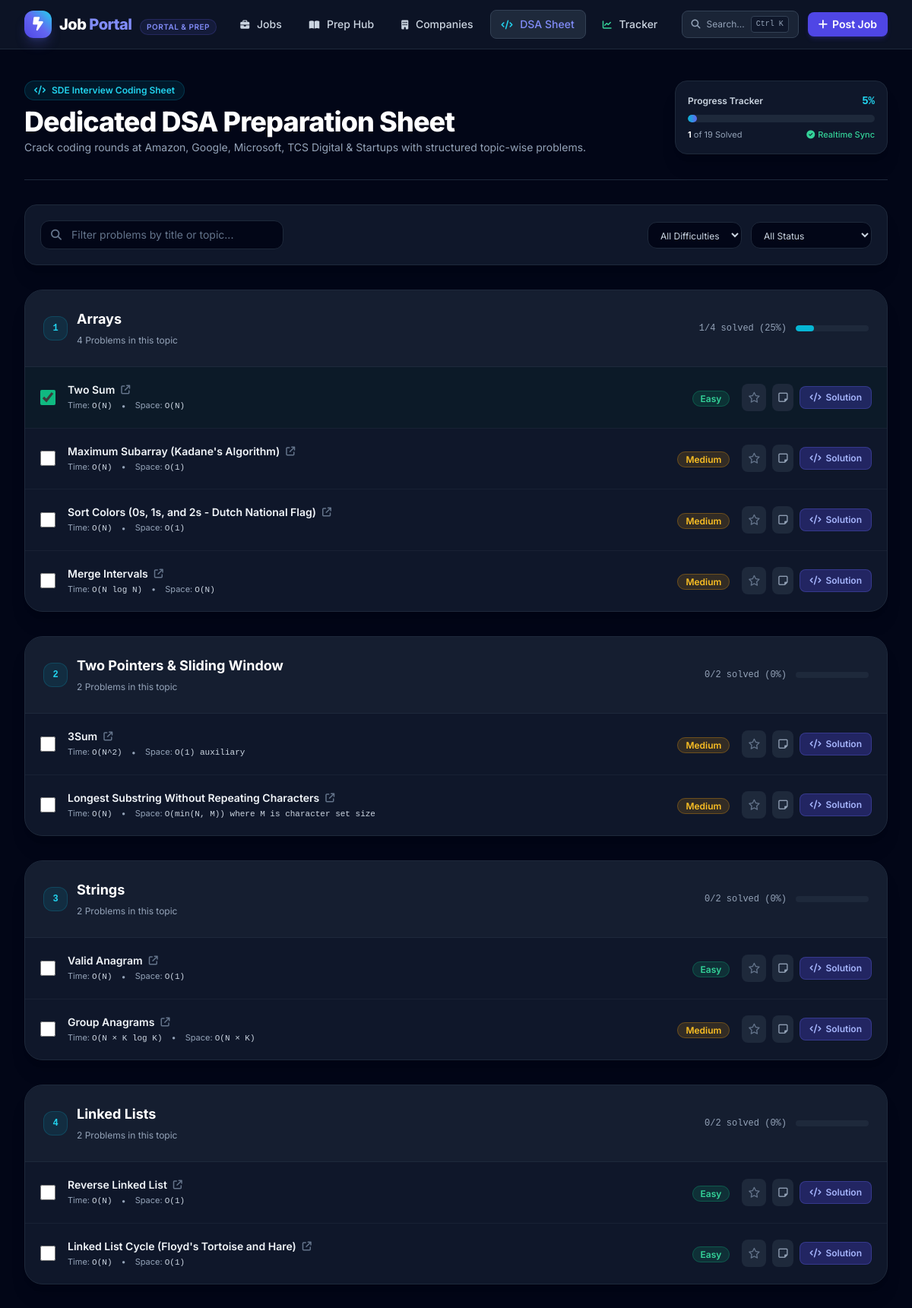
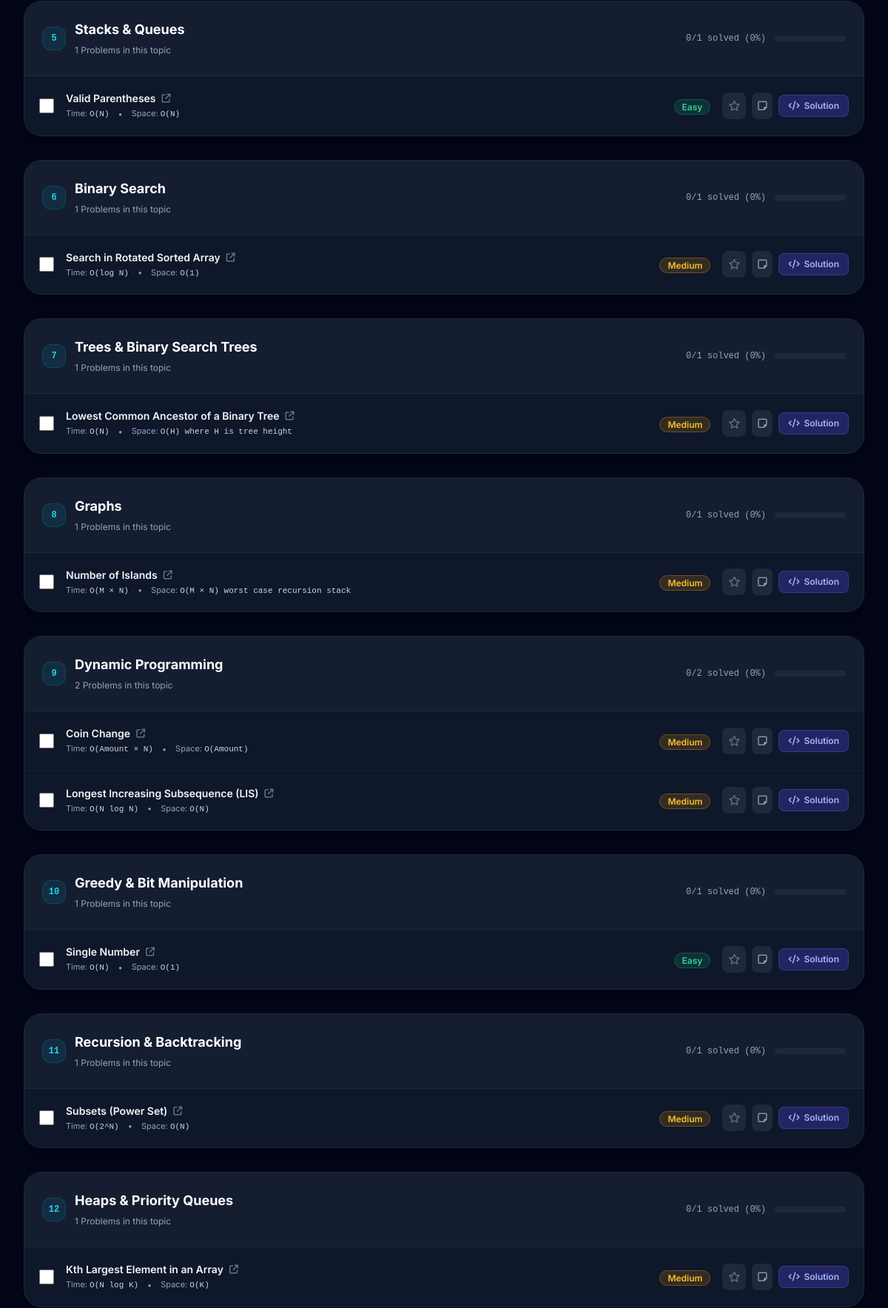
The app's page /dsa (upper part) with its own data (2 pictures, top to bottom).
### models.py (models this page shows)
class DSAProblem(db.Model):
    __tablename__ = 'dsa_problems'
    id = db.Column(db.Integer, primary_key=True)
    topic = db.Column(db.String(80), nullable=False) # Arrays, Two Pointers, Strings, Linked Lists, etc.
    title = db.Column(db.String(180), nullable=False)
    difficulty = db.Column(db.String(20), nullable=False) # Easy, Medium, Hard
    leetcode_url = db.Column(db.String(255), nullable=True)
    gfg_url = db.Column(db.String(255), nullable=True)
    description = db.Column(db.Text, nullable=True)
    approach = db.Column(db.Text, nullable=True)
    time_complexity = db.Column(db.String(80), nullable=True)
    space_complexity = db.Column(db.String(80), nullable=True)
    code_python = db.Column(db.Text, nullable=True)
    code_cpp = db.Column(db.Text, nullable=True)
    code_java = db.Column(db.Text, nullable=True)
    order_index = db.Column(db.Integer, default=0)
    progress = db.relationship('UserProgress', backref='problem', lazy=True, cascade='all, delete-orphan')
    def to_dict(self, user_status=None):
        return {
            'id': self.id,
            'topic': self.topic,
            'title': self.title,
            'difficulty': self.difficulty,
            'leetcode_url': self.leetcode_url,
            'gfg_url': self.gfg_url,
            'description': self.description,
            'approach': self.approach,
            'time_complexity': self.time_complexity,
            'space_complexity': self.space_complexity,
            'code_python': self.code_python,
            'code_cpp': self.code_cpp,
            'code_java': self.code_java,
            'order_index': self.order_index,
            'is_solved': user_status.is_solved if user_status else False,
            'is_revision': user_status.is_revision if user_status else False,
            'user_notes': user_status.notes if user_status else ''
        }

### app.py (the view)
@app.route('/dsa')
def dsa():
    topics = [
        "Arrays",
        "Two Pointers & Sliding Window",
        "Strings",
        "Linked Lists",
        "Stacks & Queues",
        "Binary Search",
        "Trees & Binary Search Trees",
        "Graphs",
        "Dynamic Programming",
        "Greedy & Bit Manipulation",
        "Recursion & Backtracking",
        "Heaps & Priority Queues"
    ]
    problems = DSAProblem.query.order_by(DSAProblem.order_index).all()
    progress_map = {p.problem_id: p for p in UserProgress.query.all()}
    total_count = len(problems)
    solved_count = sum(1 for p in problems if progress_map.get(p.id) and progress_map[p.id].is_solved)
    percentage = round((solved_count / total_count * 100) if total_count > 0 else 0)
    topic_stats = {}
    for t in topics:
        probs = [p for p in problems if p.topic == t]
        tot = len(probs)
        sol = sum(1 for p in probs if progress_map.get(p.id) and progress_map[p.id].is_solved)
        topic_stats[t] = {
            'total': tot,
            'solved': sol,
            'percent': round((sol / tot * 100) if tot > 0 else 0)
        }
    problems_dict = {p.id: p.to_dict(progress_map.get(p.id)) for p in problems}
    problems_json = json.dumps(problems_dict)
    return render_template(
        'dsa.html',
        topics=topics,
        problems=problems,
        progress_map=progress_map,
        total_count=total_count,
        solved_count=solved_count,
        percentage=percentage,
        topic_stats=topic_stats,
        problems_json=problems_json
    )

### templates/dsa.html (shortened to what this page needs)
{% extends 'base.html' %}
{% block content %}
<div class="max-w-7xl mx-auto px-4 sm:px-6 lg:px-8 py-10">
  <div class="flex flex-col md:flex-row md:items-center justify-between pb-8 border-b border-slate-800 gap-4">
    <div>
      <div class="inline-flex items-center space-x-2 px-3 py-1 rounded-full bg-cyan-500/10 border border-cyan-500/20 text-cyan-400 text-xs font-semibold mb-2">
        <i class="fa-solid fa-code"></i>
        <span>SDE Interview Coding Sheet</span>
      </div>
      <h1 class="text-3xl sm:text-4xl font-extrabold text-white tracking-tight">Dedicated DSA Preparation Sheet</h1>
      <p class="text-sm text-slate-400 mt-1">Crack coding rounds at Amazon, Google, Microsoft, TCS Digital &amp; Startups with structured topic-wise problems.</p>
    </div>
    <div class="p-4 rounded-2xl bg-slate-900 border border-slate-800 shadow-xl min-w-[280px]">
      <div class="flex items-center justify-between text-xs mb-2">
        <span class="font-semibold text-slate-300">Progress Tracker</span>
        <span id="overall-dsa-percent" class="font-mono font-bold text-cyan-400 text-sm">{{ percentage }}%</span>
      </div>
      <div class="w-full h-2.5 bg-slate-800 rounded-full overflow-hidden mb-2">
        <div id="overall-dsa-bar" class="h-full bg-gradient-to-r from-cyan-500 to-indigo-500 rounded-full transition-all duration-300" style="width: {{ percentage }}%;"></div>
      </div>
      <div class="flex items-center justify-between text-[11px] text-slate-400">
        <span><strong id="overall-dsa-solved" class="text-white">{{ solved_count }}</strong> of {{ total_count }} Solved</span>
        <span class="text-emerald-400 font-medium"><i class="fa-solid fa-circle-check mr-1"></i>Realtime Sync</span>
      </div>
    </div>
  </div>
  <div class="my-8 p-5 rounded-2xl bg-slate-900 border border-slate-800 shadow-xl flex flex-col md:flex-row items-center justify-between gap-4">
    <div class="relative w-full md:w-80">
      <i class="fa-solid fa-magnifying-glass absolute left-3.5 top-1/2 -translate-y-1/2 text-slate-500 text-sm"></i>
      <input type="text" id="dsa-search-input" oninput="applyDSAFilters()" placeholder="Filter problems by title or topic..." class="w-full bg-slate-950 border border-slate-800 rounded-xl pl-10 pr-4 py-2 text-sm text-white placeholder-slate-500 focus:outline-none focus:border-cyan-500">
    </div>
    <div class="flex flex-wrap items-center gap-3 w-full md:w-auto">
      <div>
        <select id="dsa-diff-filter" onchange="applyDSAFilters()" class="bg-slate-950 border border-slate-800 rounded-xl px-3 py-2 text-xs text-slate-300 focus:outline-none focus:border-cyan-500">
          <option value="all">All Difficulties</option>
        </select>
      </div>
      <div>
        <select id="dsa-status-filter" onchange="applyDSAFilters()" class="bg-slate-950 border border-slate-800 rounded-xl px-3 py-2 text-xs text-slate-300 focus:outline-none focus:border-cyan-500">
          <option value="all">All Status</option>
        </select>
      </div>
    </div>
  </div>
  <div class="space-y-8">
    {% for t in topics %}
      {% set topic_problems = problems | selectattr('topic', 'equalto', t) | list %}
      {% if topic_problems %}
      <div class="rounded-3xl bg-slate-900 border border-slate-800 overflow-hidden shadow-xl" id="topic-group-{{ loop.index }}">
        <div class="p-5 sm:p-6 bg-slate-800/40 border-b border-slate-800 flex flex-col sm:flex-row sm:items-center justify-between gap-3">
          <div class="flex items-center space-x-3">
            <span class="w-8 h-8 rounded-xl bg-cyan-500/10 border border-cyan-500/20 text-cyan-400 flex items-center justify-center font-bold text-xs font-mono">
              {{ loop.index }}
            </span>
            <div>
              <h2 class="text-lg font-bold text-white">{{ t }}</h2>
              <span class="text-xs text-slate-400">{{ topic_problems|length }} Problems in this topic</span>
            </div>
          </div>
          <div class="flex items-center space-x-3">
            <span class="text-xs text-slate-400 font-mono">{{ topic_stats[t].solved }}/{{ topic_stats[t].total }} solved ({{ topic_stats[t].percent }}%)</span>
            <div class="w-24 h-2 bg-slate-800 rounded-full overflow-hidden">
              <div class="h-full bg-cyan-500 rounded-full" style="width: {{ topic_stats[t].percent }}%;"></div>
            </div>
          </div>
        </div>
        <div class="divide-y divide-slate-800/60 overflow-x-auto">
          {% for p in topic_problems %}
            {% set user_prog = progress_map.get(p.id) %}
            {% set is_sol = user_prog.is_solved if user_prog else False %}
            {% set is_rev = user_prog.is_revision if user_prog else False %}
            <div id="dsa-row-{{ p.id }}"
                 data-title="{{ p.title }}"
                 data-diff="{{ p.difficulty }}"
                 data-solved="{{ 'true' if is_sol else 'false' }}"
                 data-revision="{{ 'true' if is_rev else 'false' }}"
                 class="dsa-problem-row p-4 sm:p-5 flex items-center justify-between gap-4 transition hover:bg-slate-800/40 {% if is_sol %}bg-emerald-950/20{% endif %}">
              <div class="flex items-center space-x-4 flex-1 min-w-[260px]">
                <input type="checkbox"
                       id="check-{{ p.id }}"
                       {% if is_sol %}checked{% endif %}
                       onchange="toggleProblemSolved({{ p.id }}, this)"
                       class="w-5 h-5 rounded border-slate-700 bg-slate-950 text-indigo-600 focus:ring-0 cursor-pointer accent-emerald-500">
                <div>
                  <div class="flex items-center space-x-2">
                    <span class="text-sm font-semibold text-slate-100 hover:text-cyan-400 transition cursor-pointer"
                          onclick="openSolutionModal({{ p.id }})">
                      {{ p.title }}
                    </span>
                    {% if p.leetcode_url %}
                    <a href="{{ p.leetcode_url }}" target="_blank" rel="noopener noreferrer" title="View on LeetCode" class="text-slate-500 hover:text-amber-400 text-xs transition">
                      <i class="fa-solid fa-arrow-up-right-from-square"></i>
                    </a>
                    {% endif %}
                  </div>
                  <div class="flex items-center space-x-3 text-[11px] text-slate-400 mt-0.5">
                    <span>Time: <code class="font-mono text-slate-300">{{ p.time_complexity or 'O(N)' }}</code></span>
                    <span>&bull;</span>
                    <span>Space: <code class="font-mono text-slate-300">{{ p.space_complexity or 'O(1)' }}</code></span>
                  </div>
                </div>
              </div>
              <div class="flex-shrink-0">
                <span class="px-2.5 py-0.5 rounded-full text-xs font-semibold {{ 'badge-easy' if p.difficulty == 'Easy' else 'badge-medium' if p.difficulty == 'Medium' else 'badge-hard' }}">
                  {{ p.difficulty }}
                </span>
              </div>
              <div class="flex items-center space-x-2 flex-shrink-0">
                <button onclick="toggleProblemRevision({{ p.id }}, this)"
                        title="{{ 'Marked for Revision' if is_rev else 'Add to Revision' }}"
                        class="p-2 rounded-lg bg-slate-800 hover:bg-slate-700 text-sm transition">
                  {% if is_rev %}
                    <i class="fa-solid fa-star text-amber-400"></i>
                  {% else %}
                    <i class="fa-regular fa-star text-slate-500 hover:text-amber-400"></i>
                  {% endif %}
                </button>
                <button onclick="openNotesModal({{ p.id }})"
                        title="Personal Notes"
                        class="p-2 rounded-lg bg-slate-800 hover:bg-slate-700 text-sm text-slate-400 hover:text-cyan-400 transition">
                  <i class="fa-regular fa-note-sticky"></i>
                </button>
                <button onclick="openSolutionModal({{ p.id }})"
                        class="px-3 py-1.5 rounded-lg bg-indigo-600/30 hover:bg-indigo-600 text-indigo-300 hover:text-white border border-indigo-500/30 text-xs font-semibold transition flex items-center">
                  <i class="fa-solid fa-code mr-1.5"></i> Solution
                </button>
              </div>
            </div>
          {% endfor %}
        </div>
      </div>
      {% endif %}
    {% endfor %}
  </div>
</div>
{% endblock %}

### static/css/custom.css (style rules this page uses)
:root { --primary: #4f46e5; --primary-hover: #4338ca; --accent: #06b6d4; --bg-dark: #0f172a; --surface-dark: #1e293b; --border-dark: #334155; }
body { font-family: 'Inter', system-ui, -apple-system, BlinkMacSystemFont, 'Segoe UI', Roboto, Oxygen, Ubuntu, Cantarell, sans-serif; scroll-behavior: smooth; }
.badge-easy { background-color: rgba(16, 185, 129, 0.15); color: #34d399; border: 1px solid rgba(16, 185, 129, 0.3); }
.badge-medium { background-color: rgba(245, 158, 11, 0.15); color: #fbbf24; border: 1px solid rgba(245, 158, 11, 0.3); }

### records on screen
DSAProblem: title "Two Sum", time_complexity "O(N)", space_complexity "O(N)", difficulty "Easy"
DSAProblem: title "Maximum Subarray (Kadane's Algorithm)", time_complexity "O(N)", space_complexity "O(1)", difficulty "Medium"
DSAProblem: title "Sort Colors (0s, 1s, and 2s - Dutch National Flag)", time_complexity "O(N)", space_complexity "O(1)", difficulty "Medium"
DSAProblem: title "Merge Intervals", time_complexity "O(N log N)", space_complexity "O(N)", difficulty "Medium"
DSAProblem: title "3Sum", time_complexity "O(N^2)", space_complexity "O(1) auxiliary", difficulty "Medium"
DSAProblem: title "Longest Substring Without Repeating Characters", time_complexity "O(N)", space_complexity "O(min(N, M)) where M is character set size", difficulty "Medium"
DSAProblem: title "Valid Anagram", time_complexity "O(N)", space_complexity "O(1)", difficulty "Easy"
DSAProblem: title "Group Anagrams", time_complexity "O(N × K log K)", space_complexity "O(N × K)", difficulty "Medium"
DSAProblem: title "Reverse Linked List", time_complexity "O(N)", space_complexity "O(1)", difficulty "Easy"
DSAProblem: title "Linked List Cycle (Floyd's Tortoise and Hare)", time_complexity "O(N)", space_complexity "O(1)", difficulty "Easy"
DSAProblem: title "Valid Parentheses", time_complexity "O(N)", space_complexity "O(N)", difficulty "Easy"
DSAProblem: title "Search in Rotated Sorted Array", time_complexity "O(log N)", space_complexity "O(1)", difficulty "Medium"
DSAProblem: title "Lowest Common Ancestor of a Binary Tree", time_complexity "O(N)", space_complexity "O(H) where H is tree height", difficulty "Medium"
DSAProblem: title "Number of Islands", time_complexity "O(M × N)", space_complexity "O(M × N) worst case recursion stack", difficulty "Medium"
DSAProblem: title "Coin Change", time_complexity "O(Amount × N)", space_complexity "O(Amount)", difficulty "Medium"
DSAProblem: title "Longest Increasing Subsequence (LIS)", time_complexity "O(N log N)", space_complexity "O(N)", difficulty "Medium"
DSAProblem: title "Single Number", time_complexity "O(N)", space_complexity "O(1)", difficulty "Easy"
DSAProblem: title "Subsets (Power Set)", time_complexity "O(2^N)", space_complexity "O(N)", difficulty "Medium"
DSAProblem: title "Kth Largest Element in an Array", time_complexity "O(N log K)", space_complexity "O(K)", difficulty "Medium"

### other values on screen
{{ percentage }} "5"
{{ solved_count }} "1"
{{ total_count }} "19"
{{ t }} "Arrays" "Two Pointers & Sliding Window" "Strings" "Linked Lists" "Stacks & Queues" "Binary Search" "Trees & Binary Search Trees" "Graphs" "Dynamic Programming" "Greedy & Bit Manipulation" "Recursion & Backtracking" "Heaps & Priority Queues"
{{ topic_problems|length }} "4" "2" "2" "2" "1" "1" "1" "1" "2" "1" "1" "1"
{{ topic_stats[t].solved }} "1" "0" "0" "0" "0" "0" "0" "0" "0" "0" "0" "0"
{{ topic_stats[t].total }} "4" "2" "2" "2" "1" "1" "1" "1" "2" "1" "1" "1"
{{ topic_stats[t].percent }} "25" "0" "0" "0" "0" "0" "0" "0" "0" "0" "0" "0"
